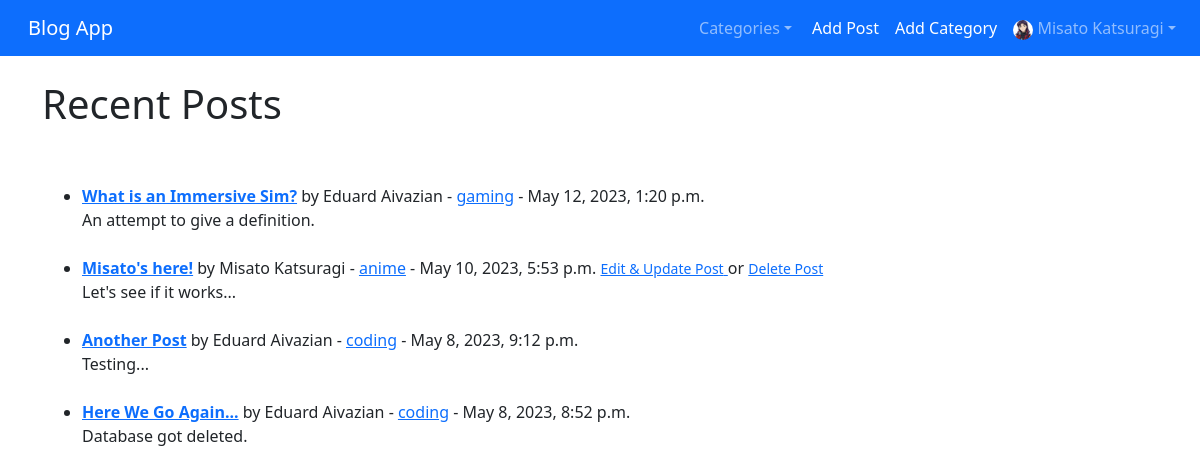
Screenshot of / (signed in) with the database file from the repository.
### blogs/models.py (models this page shows, shortened)
class UserProfile(models.Model):
    user = models.OneToOneField(User, null=True, on_delete=models.CASCADE)
    bio = models.TextField()
    profile_picture = models.ImageField(null=True,
                                     blank=True,
                                     upload_to='images/profile_pictures')
    nickname = models.CharField(max_length=255, null=True, blank=True)
    first_name = models.CharField(max_length=255, null=True, blank=True)
    last_name = models.CharField(max_length=255, null=True, blank=True)
    email_address = models.CharField(max_length=255, null=True, blank=True)
    website_url = models.CharField(max_length=255, null=True, blank=True)
    vk_url = models.CharField(max_length=255, null=True, blank=True)
    twitter_url = models.CharField(max_length=255, null=True, blank=True)
    instagram_url = models.CharField(max_length=255, null=True, blank=True)
    github_url = models.CharField(max_length=255, null=True, blank=True)
    steam_url = models.CharField(max_length=255, null=True, blank=True)
    spotify_url = models.CharField(max_length=255, null=True, blank=True)

class Post(models.Model):
    category = models.CharField(max_length=100, default='it') # категория поста со значением "IT" по умолчанию
    header_image = models.ImageField(null=True,
                                     blank=True,
                                     upload_to='images/')
    snippet = models.CharField(max_length=100)
    title = models.CharField(max_length=100) # название поста
    title_tag = models.CharField(max_length=100, default='Blog App')
    author = models.ForeignKey(User, on_delete=models.CASCADE) # при удалении темы, все записи по теме также удаляются - это каскадное удаление
    body = RichTextField(blank=True, null=True) # "богатое" поле для написания поста
    date_added = models.DateTimeField(auto_now_add=True)
    likes = models.ManyToManyField(User, related_name='blog_posts') # кнопка лайка

### blogs/views.py (the view)
class HomeView(ListView):
    model = Post
    template_name = 'home.html'
    categories = Category.objects.all()
    ordering = ['-id'] # минус выводит посты на домашней странице в обратном порядке: от самого нового к самому старому
    def get_context_data(self, *args, **kwargs):
        category_menu = Category.objects.all() # достаёт все названия категорий из Category.models.py
        context = super(HomeView, self).get_context_data(*args, **kwargs)
        context ['category_menu'] = category_menu
        return context

### blogs/models.py (called while the page is built)
    def __str__(self):
        return self.name

### blogs/templates/home.html
{% extends "base.html" %}
{% block content %}
<h1>Recent Posts</h1>
<br/><br/>
<ul>
{% for post in object_list %}
    <li><a href="{% url 'article-detail' post.pk %}"><strong>{{ post.title }}</strong></a> by
        {{ post.author.first_name }}
        {{ post.author.last_name}} -
        <a href="{% url 'category' post.category|slugify %}">{{ post.category }}</a>
        - {{ post.date_added }}
        {% if user.is_authenticated %}
            {% if user.id == 1 %}
                <a href="{% url 'update_post' post.pk %}">
                        <small>Edit & Update Post</small>
                </a>
                or
                <a href="{% url 'delete_post' post.pk %}">
                <small>Delete Post</small>
                </a>
            {% else %}
                {% if user.id == post.author.id %}
                    <a href="{% url 'update_post' post.pk %}">
                            <small>Edit & Update Post</small>
                    </a>
                    or
                    <a href="{% url 'delete_post' post.pk %}">
                    <small>Delete Post</small>
                    </a>
                {% endif %}
            {% endif %}
        {% endif %}
        <br/>
        {{ post.snippet }}
        <br/><br/>
    </li>
{% endfor %}
</ul>
{% endblock content %}

### blogs/templates/base.html (shortened to what this page needs)
{% load static %}
<!doctype html>
<html lang="en" dir="ltr">
  <head>
    <link rel="stylesheet" href="https://cdn.jsdelivr.net/npm/bootstrap@5.3.0-alpha3/dist/css/bootstrap.rtl.min.css">
  </head>
  <body>
    <nav class="navbar navbar-expand-lg bg-primary" data-bs-theme="dark">
        <div class="container-fluid">
          <a class="navbar-brand" href="{% url 'home' %}">Blog App</a>
          <div class="collapse navbar-collapse" id="navbarSupportedContent">
            <ul class="navbar-nav me-auto mb-2 mb-lg-0">
              {% if user.is_authenticated %}
                {% if category_menu %}
                  <li class="nav-item dropdown">
                    <a class="nav-link dropdown-toggle" href="#" role="button" data-bs-toggle="dropdown" aria-expanded="false">
                      Categories
                    </a>
                  </li>
                {% else %}
                  <li class="nav-item">
                    <a class="nav-link active" href="{% url 'category-list' %}">Categories</a>
                  </li>
                {% endif %}
                <li class="nav-item">
                  <a class="nav-link active" href="{% url 'add_post' %}">Add Post</a>
                </li>
                <li class="nav-item">
                  <a class="nav-link active" href="{% url 'add_category' %}">Add Category</a>
                </li>
                <li class="nav-item dropdown">
                  <a class="nav-link dropdown-toggle" href="#" role="button" data-bs-toggle="dropdown" aria-expanded="false">
                    {% if user.userprofile.profile_picture.url %}
                      <img src="{{ user.userprofile.profile_picture.url }}" class="rounded-circle" width="20" height="20">
                      {{ user.first_name }} {{ user.last_name }}
                    {% else %}
                      <img src="{% static 'blogs/images/default_profile_picture.png' %}" class="rounded-circle" width="20" height="20">
                      {{ user.first_name }} {{ user.last_name }}
                    {% endif %}
                  </a>
                </li>
              {% endif %}
                </ul>
          </div>
        </div>
      </nav>
    <br/>
    <div class="container">
        {% block content %}
        {% endblock content %}
    </div>
  </body>
</html>

### rows the page displays
Post: title "What is an Immersive Sim?", author.first_name "Eduard", author.last_name "Aivazian", category "gaming", date_added "May 12, 2023, 1:20 p.m.", snippet "An attempt to give a definition."
Post: title "Misato's here!", author.first_name "Misato", author.last_name "Katsuragi", category "anime", date_added "May 10, 2023, 5:53 p.m.", shows "Edit & Update Post", snippet "Let's see if it works..."
Post: title "Another Post", author.first_name "Eduard", author.last_name "Aivazian", category "coding", date_added "May 8, 2023, 9:12 p.m.", snippet "Testing..."
Post: title "Here We Go Again...", author.first_name "Eduard", author.last_name "Aivazian", category "coding", date_added "May 8, 2023, 8:52 p.m.", snippet "Database got deleted."

### other values shown
{{ user.first_name }} "Misato"
{{ user.last_name }} "Katsuragi"
